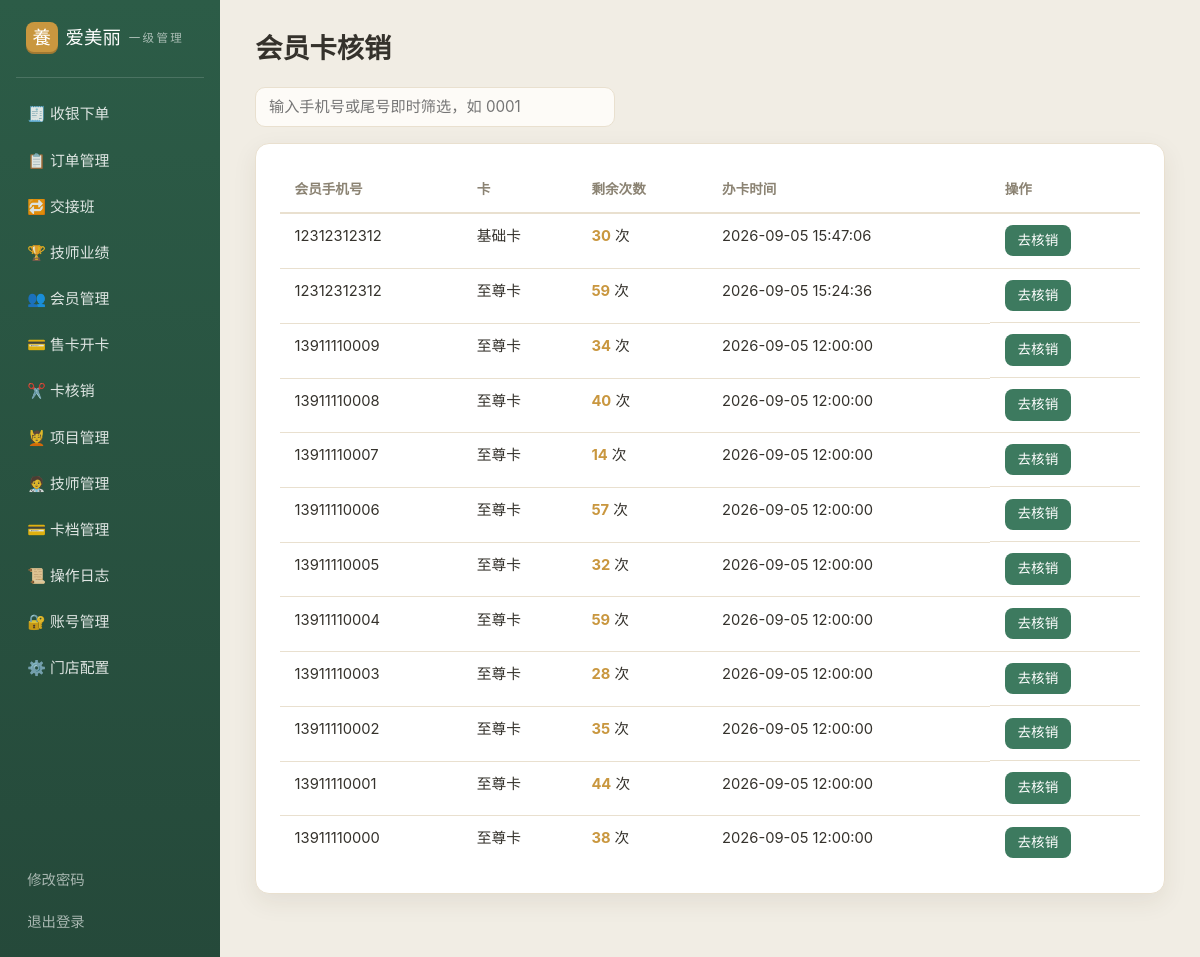
The page /admin/member_cards (signed in) on the database its author committed.
### tables this page shows
CREATE TABLE settings (
    shop_id INTEGER, key TEXT, value TEXT, PRIMARY KEY (shop_id, key));

CREATE TABLE admins (
    id INTEGER PRIMARY KEY AUTOINCREMENT, shop_id INTEGER, username TEXT, pass TEXT, role TEXT DEFAULT 'super', phone TEXT DEFAULT '', active INTEGER DEFAULT 1);

CREATE TABLE member_cards (
    id INTEGER PRIMARY KEY AUTOINCREMENT, shop_id INTEGER, member_id INTEGER,
    card_id INTEGER, times_left INTEGER, status TEXT DEFAULT 'pending',
    created_at TEXT, paid REAL DEFAULT 0);

CREATE TABLE members (
    id INTEGER PRIMARY KEY AUTOINCREMENT, shop_id INTEGER, phone TEXT, name TEXT DEFAULT '',
    gender TEXT DEFAULT '', birthday TEXT DEFAULT '', created_at TEXT);

CREATE TABLE cards (
    id INTEGER PRIMARY KEY AUTOINCREMENT, shop_id INTEGER, name TEXT,
    price REAL, times INTEGER, active INTEGER DEFAULT 1);

### app.py (the view)
@app.get("/admin/member_cards")
@admin_required
def admin_member_cards():
    q = request.args.get("q", "").strip()
    rows = get_db().execute(
        "SELECT mc.*, m.phone, c.name cname, mc.created_at AS issued_at FROM member_cards mc "
        "JOIN members m ON m.id=mc.member_id JOIN cards c ON c.id=mc.card_id "
        "WHERE mc.status='active' AND (?='' OR m.phone LIKE '%'||?||'%') "
        "ORDER BY mc.id DESC", (q, q)).fetchall()
    return render_template("admin/member_cards.html", cards=rows, q=q)

### app.py (called while the page is built)
@app.after_request
def security_headers(resp):
    resp.headers["X-Content-Type-Options"] = "nosniff"
    resp.headers["X-Frame-Options"] = "DENY"
    resp.headers["Referrer-Policy"] = "same-origin"
    return resp

def _csrf_token():
    if "csrf" not in session:
        session["csrf"] = os.urandom(16).hex()
    return session["csrf"]

@app.before_request
def check_csrf():
    if request.method == "POST" and not request.is_json \
            and request.form.get("_csrf") != _csrf_token():
        from werkzeug.exceptions import abort
        abort(400)

def get_db():
    if "db" not in g:
        g.db = sqlite3.connect(DB_PATH)
        g.db.row_factory = sqlite3.Row
    return g.db

def get_settings():
    if "cfg" not in g:
        g.cfg = dict(get_db().execute("SELECT key, value FROM settings"))
    return g.cfg

def get_admin():
    if "adm" not in g:
        g.adm = None
        if session.get("aid"):
            g.adm = get_db().execute("SELECT * FROM admins WHERE id=?",
                                     (session["aid"],)).fetchone()
    return g.adm

@app.context_processor
def inject_shop():
    cfg = get_settings()
    return {"cfg": cfg, "shop": {"name": cfg.get("site_name", "养生馆")},
            "now": datetime.now(), "csrf": _csrf_token(), "adm": get_admin()}

def admin_required(f):
    @wraps(f)
    def w(*a, **k):
        if not session.get("aid"):
            return redirect(url_for("admin_login"))
        return f(*a, **k)
    return w

### templates/admin/member_cards.html
{% extends "admin/base.html" %}
{% block content %}
<h1>会员卡核销</h1>
<input oninput="filterByPhone(this)" placeholder="输入手机号或尾号即时筛选，如 0001"
       autocomplete="off" style="max-width:360px;margin-bottom:1rem">
<div class="card table-card">
  {% if cards %}
  <table>
    <tr><th>会员手机号</th><th>卡</th><th>剩余次数</th><th>办卡时间</th><th>操作</th></tr>
    {% for o in cards %}
    <tr data-phone="{{ o.phone }}">
      <td>{{ o.phone }}</td>
      <td>{{ o.cname }}</td>
      <td><b class="price">{{ o.times_left }}</b> 次</td>
      <td>{{ o.issued_at }}</td>
      <td class="actions">
        <a class="btn btn-sm" href="{{ url_for('admin_card_deduct', mc=o.id) }}"
           {{ "style=pointer-events:none;opacity:.5" if o.times_left <= 0 }}>去核销</a>
      </td>
    </tr>
    {% endfor %}
  </table>
  {% else %}
  <p class="muted">暂无生效会员卡</p>
  {% endif %}
</div>
{% endblock %}

### templates/admin/base.html (shortened to what this page needs)
<!doctype html>
<html lang="zh-CN">
<head>
<link rel="stylesheet" href="{{ url_for('static', filename='style.css') }}">
</head>
<body class="admin-body">
<div class="admin">
  <aside class="aside">
    <div class="aside-brand"><span class="brand-mark">養</span>{{ cfg.site_name }}<small>
      {{ "一级管理" if adm.role == "super" else "前台操作" }}</small></div>
    <nav>
      <a href="{{ url_for('admin_pos') }}">🧾 收银下单</a>
      <a href="{{ url_for('admin_orders') }}">📋 订单管理</a>
      <a href="{{ url_for('admin_shift') }}">🔁 交接班</a>
      <a href="{{ url_for('admin_tech_stats') }}">🏆 技师业绩</a>
      <a href="{{ url_for('admin_members') }}">👥 会员管理</a>
      <a href="{{ url_for('admin_card_sell') }}">💳 售卡开卡</a>
      <a href="{{ url_for('admin_member_cards') }}">✂️ 卡核销</a>
      <a href="{{ url_for('admin_services') }}">💆 项目管理</a>
      <a href="{{ url_for('admin_technicians') }}">🧑‍⚕️ 技师管理</a>
      {% if adm.role == "super" %}
      <a href="{{ url_for('admin_cards') }}">💳 卡档管理</a>
      <a href="{{ url_for('admin_oplogs') }}">📜 操作日志</a>
      <a href="{{ url_for('admin_accounts') }}">🔐 账号管理</a>
      <a href="{{ url_for('admin_config') }}">⚙️ 门店配置</a>
      {% endif %}
    </nav>
    <a class="aside-foot" href="{{ url_for('admin_change_pw') }}">修改密码</a>
    <a class="aside-foot" href="{{ url_for('admin_logout') }}">退出登录</a>
  </aside>
  <div class="admin-main">
    {% block content %}{% endblock %}
  </div>
</div>
</body>
</html>

### static/style.css (style rules this page uses)
:root { --bg: #f6f1e8; --card: #fff; --ink: #35322c; --muted: #8b8373; --green: #3d7a5f; --green-d: #2c5c47; --gold: #c9973f; --gold-l: #f3e3c3; --line: #e9e0cf; --danger: #b3544a; --radius: 14px; --shadow: 0 8px 24px rgba(60, 50, 30, .08); --serif: "STKaiti", "KaiTi", "SimSun", serif; }
* { margin: 0; padding: 0; box-sizing: border-box; }
html { scroll-behavior: smooth; }
body { font-family: -apple-system, "PingFang SC", "Microsoft YaHei", "Segoe UI", sans-serif; background: var(--bg); color: var(--ink); line-height: 1.6; min-height: 100vh; display: flex; flex-direction: column; }
a { color: var(--green); text-decoration: none; }
h1, h2, h3 { font-family: var(--serif); line-height: 1.3; }
h1 { font-size: 2rem; margin-bottom: 1.2rem; }
.price { color: var(--gold); }
.brand-mark { display: inline-flex; align-items: center; justify-content: center; width: 2rem; height: 2rem; border-radius: 8px; background: var(--gold); color: #fff; font-family: var(--serif); font-size: 1.15rem; box-shadow: inset 0 -2px 0 rgba(0, 0, 0, .2); }
.btn { display: inline-block; background: var(--green); color: #fff; border: none; padding: .55rem 1.4rem; border-radius: 10px; cursor: pointer; font-size: .95rem; font-family: inherit; transition: transform .15s, box-shadow .15s, background .15s; }
.btn-sm { padding: .3rem .8rem; font-size: .85rem; border-radius: 8px; }
.card { background: var(--card); border-radius: var(--radius); padding: 1.4rem; box-shadow: var(--shadow); border: 1px solid var(--line); transition: transform .2s, box-shadow .2s; }
input, select, textarea { font-family: inherit; font-size: .95rem; padding: .6rem .8rem; border: 1px solid var(--line); border-radius: 10px; background: #fdfbf7; color: var(--ink); width: 100%; }
.table-card { padding: .4rem .2rem; overflow-x: auto; }
table { width: 100%; border-collapse: collapse; font-size: .92rem; }
th { text-align: left; color: var(--muted); font-weight: 600; font-size: .85rem; padding: .7rem .9rem; border-bottom: 2px solid var(--line); white-space: nowrap; }
td { padding: .7rem .9rem; border-bottom: 1px solid var(--line); vertical-align: top; }
tr:last-child td { border-bottom: none; }
.actions { display: flex; gap: .4rem; flex-wrap: wrap; }
.admin-body { background: #f1ede4; }
.admin { display: flex; min-height: 100vh; }
.aside { width: 220px; flex-shrink: 0; background: linear-gradient(180deg, #2c5c47, #25493a); color: #fff; display: flex; flex-direction: column; padding: 1.4rem 1rem; }
.aside-brand { font-family: var(--serif); font-size: 1.15rem; padding: 0 .6rem 1.4rem; display: flex; align-items: center; gap: .5rem; border-bottom: 1px solid rgba(255, 255, 255, .15); margin-bottom: 1rem; }
.aside-brand small { display: block; font-size: .72rem; color: rgba(255, 255, 255, .6); font-family: inherit; letter-spacing: .2em; }
.aside nav { display: flex; flex-direction: column; gap: .2rem; flex: 1; }
.aside nav a { color: rgba(255, 255, 255, .85); padding: .6rem .7rem; border-radius: 9px; font-size: .93rem; }
.aside-foot { color: rgba(255, 255, 255, .6); padding: .6rem .7rem; font-size: .9rem; }
.admin-main { flex: 1; padding: 2rem 2.2rem 3rem; min-width: 0; }
.admin-main h1 { font-size: 1.7rem; }
.admin-main .card { margin-bottom: 1.4rem; padding: 1.5rem; }

### rows shown on the page
settings: site_name "爱美丽"
admins: role "一级管理"
member_cards: phone "12312312312", cname "基础卡", times_left "30", issued_at "2026-09-05 15:47:06"
member_cards: phone "12312312312", cname "至尊卡", times_left "59", issued_at "2026-09-05 15:24:36"
member_cards: phone "13911110009", cname "至尊卡", times_left "34", issued_at "2026-09-05 12:00:00"
member_cards: phone "13911110008", cname "至尊卡", times_left "40", issued_at "2026-09-05 12:00:00"
member_cards: phone "13911110007", cname "至尊卡", times_left "14", issued_at "2026-09-05 12:00:00"
member_cards: phone "13911110006", cname "至尊卡", times_left "57", issued_at "2026-09-05 12:00:00"
member_cards: phone "13911110005", cname "至尊卡", times_left "32", issued_at "2026-09-05 12:00:00"
member_cards: phone "13911110004", cname "至尊卡", times_left "59", issued_at "2026-09-05 12:00:00"
member_cards: phone "13911110003", cname "至尊卡", times_left "28", issued_at "2026-09-05 12:00:00"
member_cards: phone "13911110002", cname "至尊卡", times_left "35", issued_at "2026-09-05 12:00:00"
member_cards: phone "13911110001", cname "至尊卡", times_left "44", issued_at "2026-09-05 12:00:00"
member_cards: phone "13911110000", cname "至尊卡", times_left "38", issued_at "2026-09-05 12:00:00"
